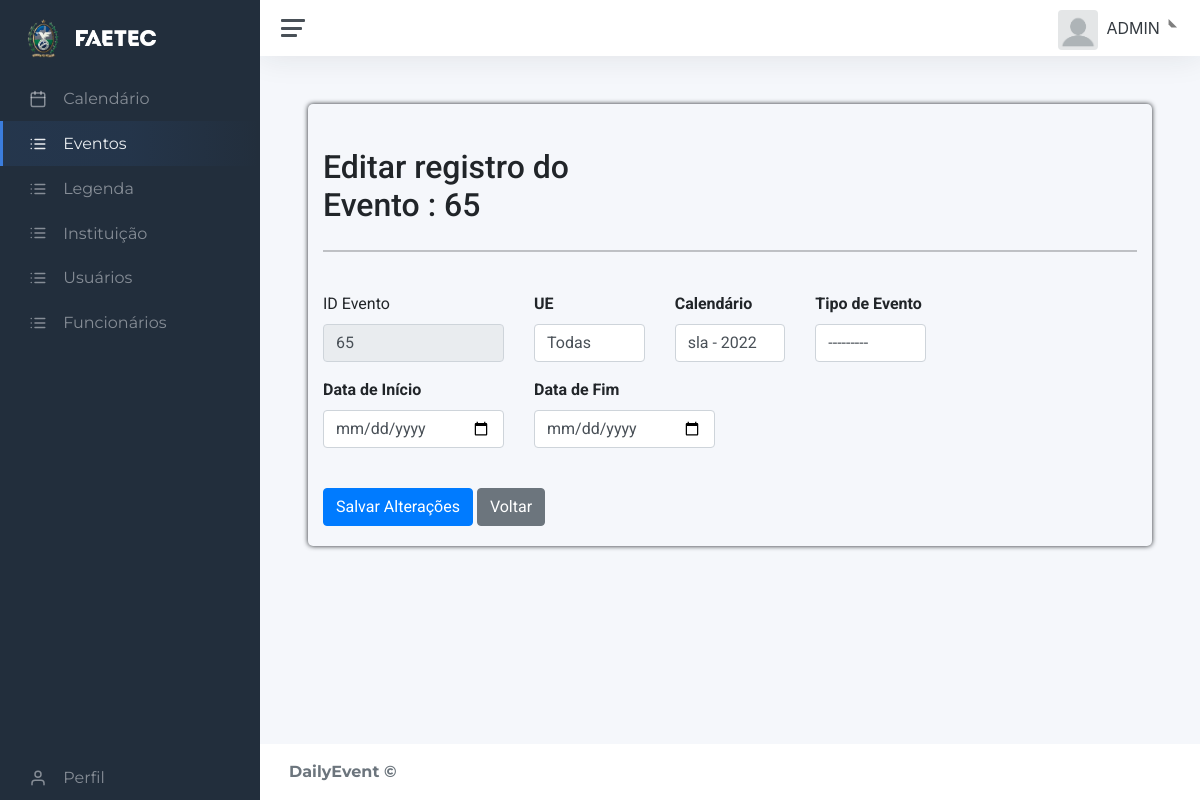
Before: /static/dash.php?page=edit_eve&id_evento=65status=active (signed in) with the older database file.
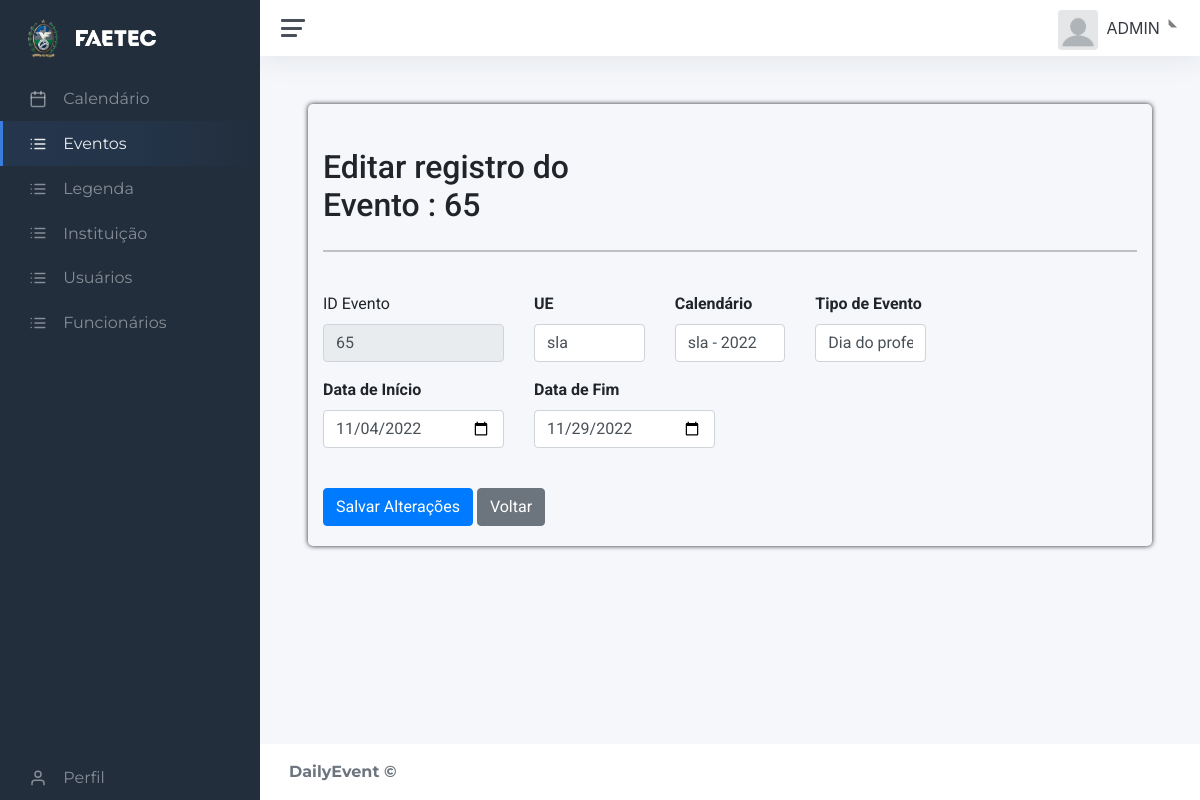
After: the same page with the newer database file.
### tables this page shows
CREATE TABLE IF NOT EXISTS `eventos` (
  `id_evento` int(11) NOT NULL AUTO_INCREMENT,
  `dt_ini_ev` date DEFAULT NULL,
  `dt_fim_ev` date DEFAULT NULL,
  `id_calendario` int(11) DEFAULT NULL,
  `id_leg` int(11) DEFAULT NULL,
  PRIMARY KEY (`id_evento`) USING BTREE,
  KEY `FK_eventos_calendario` (`id_calendario`),
  KEY `FK_eventos_legenda` (`id_leg`),
  CONSTRAINT `FK_eventos_calendario` FOREIGN KEY (`id_calendario`) REFERENCES `calendario` (`id_calendario`) ON DELETE CASCADE ON UPDATE CASCADE,
  CONSTRAINT `FK_eventos_legenda` FOREIGN KEY (`id_leg`) REFERENCES `legenda` (`id_leg`) ON DELETE CASCADE ON UPDATE CASCADE
);

### static/based/config.php (called while the page is built, shortened)
<?php
	$con = mysqli_connect('localhost', 'root', '', 'dailyevent');
	$events_sql = mysqli_query($con, "select id_leg, tipo_evento from legenda ORDER BY id_leg ASC") or die(mysqli_error());
	$inst_sql = mysqli_query($con, "select id_ue, sigla_ue from ue ORDER BY id_ue ASC") or die(mysqli_error());
	$id_ue= array();
	$inst= array();
	$tipo_evento= array();
	$id_leg= array();
	while($row = mysqli_fetch_array($events_sql))
	{
	$id_leg[] = $row['id_leg'];
	$tipo_evento[] = $row['tipo_evento'];
	}
	while($row = mysqli_fetch_array($inst_sql))
	{
	$id_ue[] = $row['id_ue'];
	$inst[] = $row['sigla_ue'];
	}
?>

### static/contents/evento/edit_eve.php (the view, shortened to what this page needs)
<?php
	if(!empty($_GET['id_evento'])){
		$id_evento = (int) $_GET['id_evento'];
	}
	$sql = mysqli_query($con, "select * from ".(($_GET['status'] != 'edit' && $_GET['status'] != 'add')? 'eventos where id_evento ='.$id_evento:'tmp_eve where id_tmp ='.$id_tmp));
	$row = mysqli_fetch_array($sql);
	$cal_sql = mysqli_query($con, "select id_ue from calendario where id_calendario = '".$row['id_calendario']."';");
	$cal = mysqli_fetch_array($cal_sql);
	if($_SESSION['UsuarioNivel'] == 2){
		$id_cal = mysqli_query($con, "select id_calendario, ano_letivo, (select sigla_ue from ue where calendario.id_ue = ue.id_ue) as sigla from calendario  ORDER BY id_calendario ASC") or die(mysqli_error());}
	else{
		$id_cal = mysqli_query($con, "select id_calendario, ano_letivo, (select sigla_ue from ue where calendario.id_ue = ue.id_ue) as sigla from calendario where id_ue = '".$func_inst[0]."' ORDER BY id_calendario ASC") or die(mysqli_error());}
	$ids = array();
	while($row_id = mysqli_fetch_array($id_cal))
	{
		$ids[] = $row_id['id_calendario'];
		$ano[] = $row_id['ano_letivo'];
		$sigla[] = $row_id['sigla'];
	}
?>
<div id="main" class="titulo container-fluid">
	<div id="top" class="row">
		<div class="titulo-pos col-md-5">
			<br><h2 class="font-info">Editar registro do Evento  <?php if($_GET['status'] != 'add'){echo ": ".$id_evento;}?></h2>
		</div>
	</div>
	<hr>
	<br>
	<form action="?page=atualiza_eve&id_evento=<?php echo $row['id_evento']."&status=".$_GET['status']; ?>" method="post">
	<div class="row">
		<div class="form-group col-md-3">
			<label class="font-info" for="id_evento">ID Evento</label>
			<input type="text" class="form-control"  name="id_evento" value="<?php if($_GET['status'] != 'add'){echo $id_evento;}?>" readonly>
		</div>
		<div class="form-group col-md-2">
				<label for="id_calendario"><strong>UE</strong></label>
				<?php
				if ($_SESSION['UsuarioNivel'] == 1){
					echo '<input type="hidden" class="form-control readonly" name="id_calendario" value="'.$func_inst[0].'" readonly>';
					echo '<input type="text" class="form-control readonly" name="" value="'.$func_inst_sigla[0].'" readonly>';
				}
				else{
				?>
					<select class="form-control " id="" name="" onchange='formreact(this.value,"addeve")'>
							<?php
							echo "<option value='none'>Todas</option>";
							for($i = 0; $i < count($inst); $i++)
							{
							echo '<option value="'.$id_ue[$i].'" '.(($cal[0] ==$id_ue[$i])?"SELECTED":"").'>'.$inst[$i].'</option>';
							}
							?>
					</select>
				<?php } ?>
			</div>
			<div class="form-group col-md-2">
				<strong><label for="id_calendario">Calendário</label></strong>
				<select class="form-control " id="reactive" name="id_calendario" >
				<?php
					for($i = 0; $i < count($ids); $i++)
					{
						echo '<option value="'.$ids[$i].'"'.(($row['id_calendario'] ==$ids[$i])?"SELECTED":"").'>'.$sigla[$i].' - '.$ano[$i].'</option>';
					}
				?>
				</select>
			</div>
		<div class="form-group col-md-2">
			<label for="id_leg"><strong>Tipo de Evento</strong></label>
			<select class="form-control" id="id_leg" name="id_leg">
				<option> --------- </option>
					<?php
					for($i = 0; $i < count($tipo_evento); $i++)
					{
					echo '<option value="'.$id_leg[$i].'" '.((!(strcmp($i+1, $row['id_leg'])))?"SELECTED":"").'>'.$tipo_evento[$i].'</option>';
					}
					?>
			</select>
		</div>
	</div>
	<div class="row">
		<div class="form-group col-md-3">
			<label class="font-info" for="dt_ini_ev"> <strong>Data de Início</strong> </label>
			<input type="date" class="form-control" name="dt_ini_ev" value="<?php echo $row[1]; ?>">
		</div>
		<div class="form-group col-md-3">
			<label class="font-info" for="dt_fim_ev"> <strong>Data de Fim</strong> </label>
			<input type="date" class="form-control" name="dt_fim_ev" value="<?php echo $row[2]; ?>">
		</div>
	</div><br>
		<div id="actions" class="row">
			<div class="col-md-12">
				<button type="submit" class="btn btn-primary ">Salvar Alterações</button>
				<a href="?page=lista_eve" class="btn btn-secondary">Voltar</a>
			</div>
		</div>
	</div>

### static/dash.php (shortened to what this page needs)
<!DOCTYPE html>
<head>
<?php
	include "based/config.php";
?>
	<link href="https://cdn.jsdelivr.net/npm/bootstrap@5.2.0-beta1/dist/css/bootstrap.min.css" rel="stylesheet">
	<link href="css/app.css" rel="stylesheet">
	<link href="https://cdn.jsdelivr.net/npm/bootstrap@5.0.2/dist/css/bootstrap.min.css" rel="stylesheet">
	<link href="maxcdn.bootstrapcdn.com/bootstrap/4.1.1/css/bootstrap.min.css" rel="stylesheet" id="bootstrap-css">
	<link rel="stylesheet" href="css/main.css">
	<link rel="stylesheet" href="//maxcdn.bootstrapcdn.com/font-awesome/4.3.0/css/font-awesome.min.css">
	<link rel="stylesheet" href="css/bootstrap.css">
</head>
<body>
<div class="wrapper">
<?php
	include "based/sidebar.php";
	echo '<div class="main">';
	include "based/navbar.php";
	echo '<main class="content">
	<div class="container-fluid p-0">
	';
	include "based/contents.php";
	?>
	</div></main>
		<footer class="footer">
			<div class="container-fluid">
				<div class="row text-muted">
					<div class="col-6 text-start">
						<p class="mb-0">
							<a><strong>DailyEvent&nbsp;&copy;</strong>  </a>
						</p>
					</div>
				</div>
			</div>
		</footer>
	</div>
</div>
</body>
</html>

### static/based/sidebar.php (shortened to what this page needs)
<?php
$eve_pages = ['lista_eve','view_eve','addeve','edit_eve'];
$leg_pages = ['lista_leg','view_leg','addleg','edit_leg'];
$func_pages = ['lista_func','view_func','addfunc','edit_func'];
$usu_pages = ['lista_usu','view_usu','addusu','edit_usu'];
$inst_pages = ['lista_ue','view_ue','addue','edit_ue'];
?>
<nav id="sidebar" class="sidebar js-sidebar" >
			<div class="sidebar-content js-simplebar">
				<ul class="sidebar-nav">
					<a class="sidebar-brand" href="?page=home" style="text-decoration: none;">
						<img src="img/logo1.png" alt="" width="40" id="faetec" >
						<img src="img/faetec.png" alt="" width="80" id="faetec" style="margin-left:7px;">
					</a>
					<li class="sidebar-item <?php if(isset($_GET['page']) && $_GET['page'] == 'home')echo "active";?>">
						<a class="sidebar-link" href="?page=home">
              			<i class="align-middle" data-feather="calendar"></i> <span class="align-middle">Calendário</span>
            			</a>
					</li>
					<li class="sidebar-item <?php if(isset($_GET['page']) && in_array($_GET['page'],$eve_pages))echo "active";?>">
						<a class="sidebar-link" href="?page=lista_eve">
              			<i class="align-middle" data-feather="list"></i> <span class="align-middle">Eventos</span>
            			</a>
					</li>
					<li class="sidebar-item <?php if(isset($_GET['page']) && in_array($_GET['page'],$leg_pages))echo "active";?>">
						<a class="sidebar-link" href="?page=lista_leg">
              			<i class="align-middle" data-feather="list"></i> <span class="align-middle">Legenda</span>
            			</a>
					</li>
					<?php
					if ($_SESSION['UsuarioNivel'] == 2){
						echo"<li class='sidebar-item ".(isset($_GET['page']) && (in_array($_GET['page'],$inst_pages))?"active":"")."'>
							<a class='sidebar-link' href='?page=lista_ue'>
							<i class='align-middle' data-feather='list'></i> <span class='align-middle'>Instituição</span>
							</a>
						</li>";
						echo"<li class='sidebar-item ".(isset($_GET['page']) && (in_array($_GET['page'],$usu_pages))?"active":"")."'>
							<a class='sidebar-link' href='?page=lista_usu'>
							<i class='align-middle' data-feather='list'></i> <span class='align-middle'>Usuários</span>
							</a>
						</li>";
						echo"<li class='sidebar-item ".(isset($_GET['page']) && (in_array($_GET['page'],$func_pages))?"active":"")."'>
						<a class='sidebar-link' href='?page=lista_func'>
						<i class='align-middle' data-feather='list'></i> <span class='align-middle'>Funcionários</span>
						</a>
					</li>";
					}
					?>
					<li class="sidebar-item <?php if(isset($_GET['page']) && $_GET['page'] == 'perfil')echo "active";?>" style="position: fixed;bottom: 0;">
						<a class="sidebar-link" href="?page=perfil">
              			<i class="align-middle" data-feather="user"></i> <span class="align-middle">Perfil</span>
            			</a>
					</li>
				</ul>
			</div>
		</nav>

### static/based/navbar.php (shortened to what this page needs)
<nav class="navbar navbar-expand navbar-light navbar-bg">
	<a class="sidebar-toggle js-sidebar-toggle" style="padding-left: 5px;" onclick="botina()">
        <i class="hamburger align-self-center"></i>
    </a>
	<div class="navbar-collapse collapse">
		<ul class="navbar-nav navbar-align">
			<li class="nav-item dropdown">
				<a class="nav-link dropdown-toggle d-none d-sm-inline-block" href="?page=perfil" data-bs-toggle="dropdown">
				<img src="/admin/static/img/perfil/<?php if(!empty($fotow["foto"])){echo $fotow["foto"].".jpg";}else{echo "profile.webp";} ?> "  class="avatar img-fluid rounded me-1" alt="<?php echo $_SESSION['UsuarioNome']?>" /> <span class="text-dark"><?php echo $_SESSION['UsuarioNome']?></span></a>
			</li>
		</ul>
	</div>
</nav>

### static/based/contents.php (shortened to what this page needs)
<?php
    if(isset($_GET['page'])){
        switch ($_GET['page']) {
            case 'edit_eve':
                include "contents/evento/edit_eve.php";
                break;
    }
}
?>

### static/css/main.css (style rules this page uses)
.sidebar { font-family: "Montserrat", sans-serif; }
.titulo { font-family: 'Roboto', sans-serif; }
.btn { font-family: 'Roboto', sans-serif; font-size: 15px; }
.footer { font-family: "Montserrat", sans-serif; }
.font-info { font-family: 'Roboto', sans-serif; }
.titulo { border-radius: 5px; box-shadow: 0px 0px 5px; padding-left: 30px; padding-bottom: 20px; }
.titulo-pos { padding-top: 20px; padding-bottom: 1px; border-radius: 5px; padding-right: 125px; }

Changed rows visible on the page:
added eventos: dt_ini_ev "11/04/2022", dt_fim_ev "11/29/2022"
Other visible differences:
form field value: "Todas" → "sla"
form field id_leg: "---------" → "Dia do professor"
